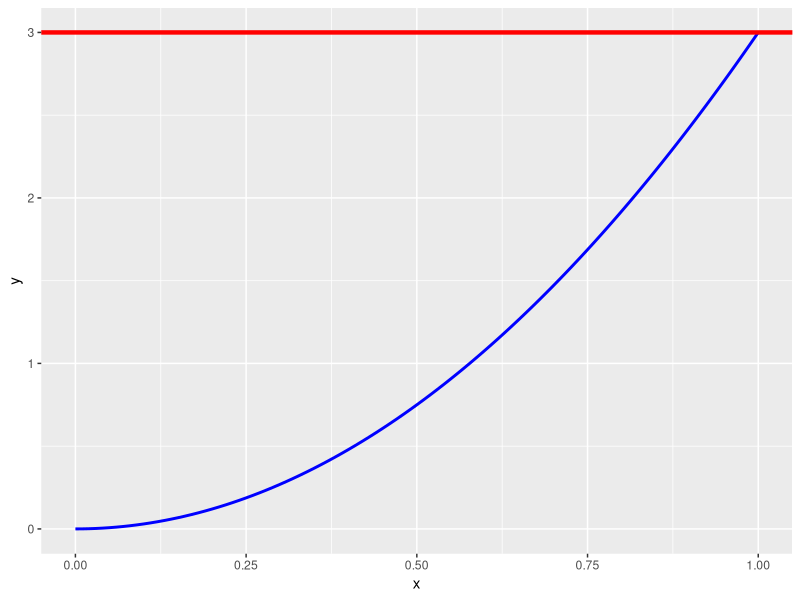
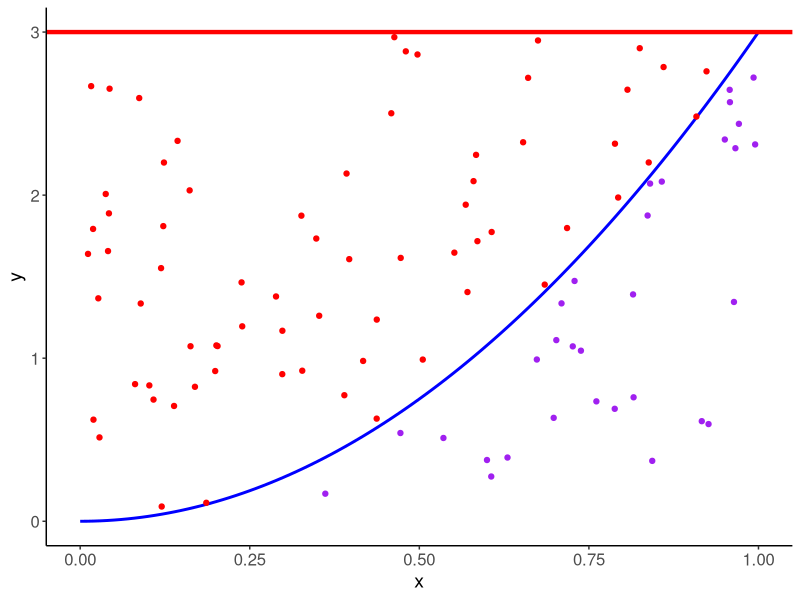

Write the R code that produced these figures, in order.

#M?todo utilizando ggplot2

library(ggplot2)

f2<-function(x){
  3*(x**(2))}

integrate(f2,0,1)

p<-ggplot(data.frame(x=c(0, 1)), aes(x)) + stat_function(fun=f2,color='blue',size=1)
prev<-p+geom_hline(yintercept=3, color='red',size=1.5)
c<-3
#Simulaci?n

set.seed(100)
n<-100
i<-1
rechazos<-0
Aceptados<-numeric(n)
Rechazados<-numeric(n)


u<-runif(n) #probabilidades 0,1
y<-runif(n,0,1) #realizaciones uniformes en el intervalo de inter?s (0,1)


for (i in 1:n){
  if(u[i]*c*1<=f2(y[i]))
  {
    Aceptados[i]<-y[i]
    
  }
  else 
    Rechazados[i]<-y[i]
  
}

aceptados_prev<-cbind(Aceptados,u)

aceptados_fin<-data.frame(aceptados_prev[Aceptados>0,])

rechazados_prev<-cbind(Rechazados,u)
rechazados_fin<-data.frame(rechazados_prev[Rechazados>0,])


y_aceptados_fin<-data.frame(cbind(aceptados_fin$Aceptados,c*aceptados_fin$u))
colnames(y_aceptados_fin)<-c("x","y")


y_rechazados_fin<-data.frame(cbind(rechazados_fin$Rechazados,c*rechazados_fin$u))
colnames(y_rechazados_fin)<-c("x","y")

prev
prev+geom_point(data=y_aceptados_fin, aes(x=x,y=y),colour='purple')+geom_point(data=y_rechazados_fin, aes(x=x,y=y),colour='red')+ theme_classic()+
  theme(axis.text=element_text(size=12), axis.title=element_text(size=14))
